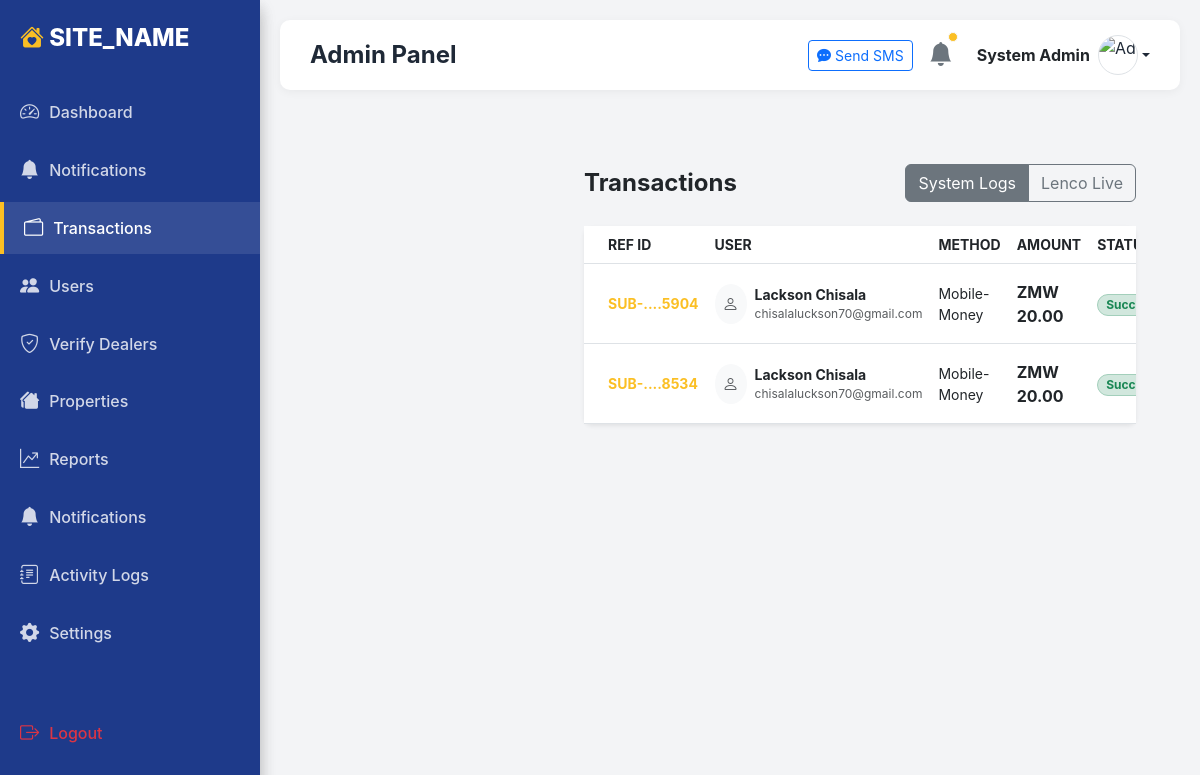
/admin/transactions.php (signed in), run on an earlier commit of the app's database.
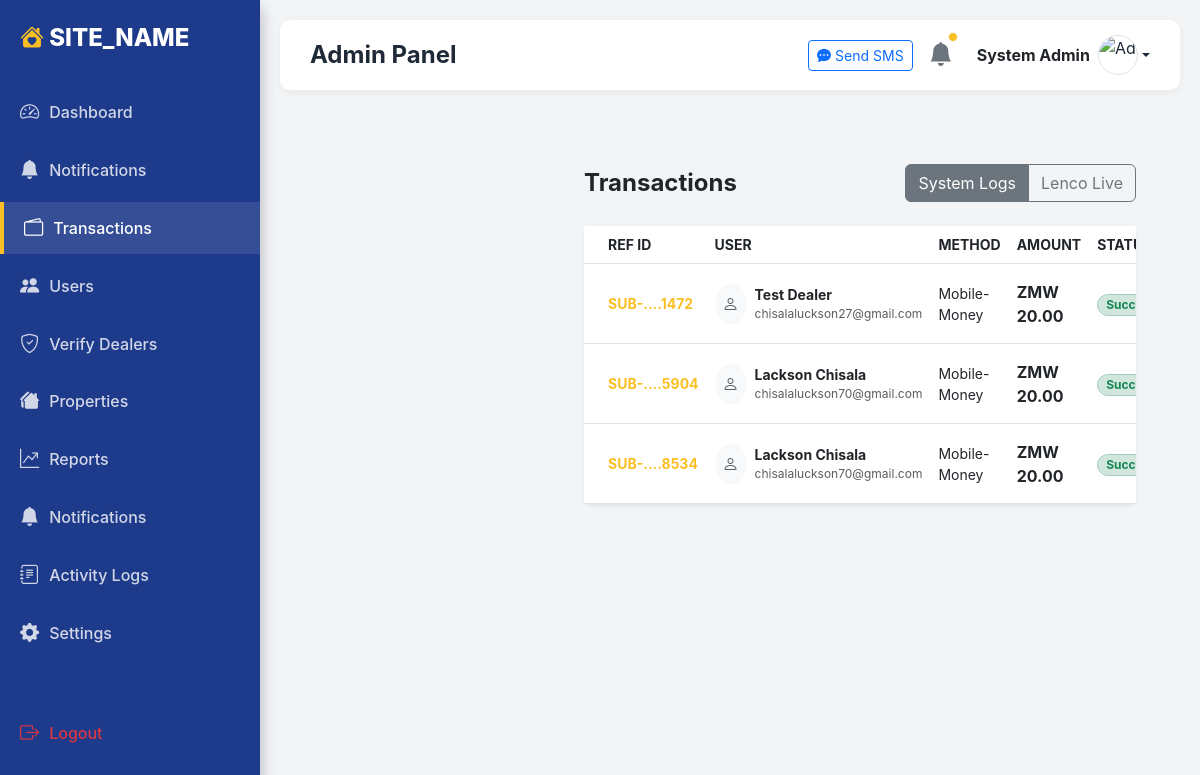
And on a later commit of the database.
### tables this page shows
CREATE TABLE `transactions` (
  `id` int(11) NOT NULL,
  `user_id` int(11) NOT NULL,
  `reference` varchar(255) NOT NULL,
  `lenco_reference` varchar(255) DEFAULT NULL,
  `amount` decimal(10,2) NOT NULL,
  `currency` varchar(10) DEFAULT 'ZMW',
  `status` varchar(50) NOT NULL,
  `message` text DEFAULT NULL,
  `payment_method` varchar(50) DEFAULT NULL,
  `created_at` timestamp NOT NULL DEFAULT current_timestamp(),
  `updated_at` timestamp NOT NULL DEFAULT current_timestamp() ON UPDATE current_timestamp()
);

CREATE TABLE `users` (
  `id` int(11) NOT NULL,
  `name` varchar(100) NOT NULL,
  `email` varchar(100) NOT NULL,
  `password` varchar(255) DEFAULT NULL,
  `phone` varchar(20) DEFAULT NULL,
  `role` enum('user','dealer','admin') DEFAULT 'user',
  `whatsapp_number` varchar(20) DEFAULT NULL,
  `profile_image` varchar(255) DEFAULT NULL,
  `is_verified` tinyint(1) DEFAULT 0,
  `identity_verified` tinyint(4) DEFAULT 0,
  `is_banned` tinyint(1) DEFAULT 0,
  `created_at` timestamp NOT NULL DEFAULT current_timestamp(),
  `verification_token` varchar(255) DEFAULT NULL,
  `token_expiry` timestamp NULL DEFAULT NULL,
  `google_id` varchar(255) DEFAULT NULL,
  `referral_code` varchar(40) DEFAULT NULL,
  `referred_by_user_id` int(11) DEFAULT NULL,
  `referral_registered_at` datetime DEFAULT NULL,
  `reset_token` varchar(255) DEFAULT NULL,
  `reset_expires` datetime DEFAULT NULL,
  `bank_details` text DEFAULT NULL,
  `verification_doc` varchar(255) DEFAULT NULL,
  `verification_document` varchar(255) DEFAULT NULL
);

### admin/transactions.php (the view, shortened to what the changed rows need)
<?php
function mask_reference($ref) {
    return substr($ref, 0, 4) . '....' . substr($ref, -4);
}
$view = $_GET['view'] ?? 'local';
$lenco_transactions = [];
$lenco_error = null;
try {
    $pdo = new PDO("mysql:host=" . DB_HOST . ";dbname=" . DB_NAME, DB_USER, DB_PASS);
    $pdo->setAttribute(PDO::ATTR_ERRMODE, PDO::ERRMODE_EXCEPTION);
    $tableExists = $pdo->query("SHOW TABLES LIKE 'transactions'")->rowCount() > 0;
    $transactions = [];
    if ($tableExists) {
        $stmt = $pdo->query("SELECT t.*, u.name as user_name, u.email as user_email
                             FROM transactions t
                             LEFT JOIN users u ON t.user_id = u.id
                             ORDER BY t.created_at DESC");
        $transactions = $stmt->fetchAll(PDO::FETCH_ASSOC);
    }
    $premiumExists = $pdo->query("SHOW TABLES LIKE 'premium_contacts'")->rowCount() > 0;
    if ($premiumExists) {
        $stmtPremium = $pdo->query("SELECT
                                        pc.user_id,
                                        pc.transaction_reference AS reference,
                                        pc.lenco_reference,
                                        pc.amount_paid AS amount,
                                        'ZMW' AS currency,
                                        CASE
                                            WHEN pc.status = 'active' THEN 'successful'
                                            ELSE pc.status
                                        END AS status,
                                        'Tenant Pro contact access payment' AS message,
                                        COALESCE(pc.payment_type, 'lenco') AS payment_method,
                                        pc.created_at,
                                        pc.created_at AS updated_at,
                                        u.name AS user_name,
                                        u.email AS user_email
                                    FROM premium_contacts pc
                                    LEFT JOIN users u ON pc.user_id = u.id
                                    ORDER BY pc.created_at DESC");
        $premium_transactions = $stmtPremium->fetchAll(PDO::FETCH_ASSOC);
        $transactions = array_merge($transactions, $premium_transactions);
        usort($transactions, function ($a, $b) {
            return strtotime($b['created_at'] ?? '') <=> strtotime($a['created_at'] ?? '');
        });
    }
} catch (PDOException $e) {
    die("DB ERROR: " . $e->getMessage());
}
?>
<!DOCTYPE html>
<html lang="en">
<head>
    <link href="https://cdn.jsdelivr.net/npm/bootstrap@5.3.0/dist/css/bootstrap.min.css" rel="stylesheet">
    <link rel="stylesheet" href="https://cdn.jsdelivr.net/npm/bootstrap-icons@1.10.0/font/bootstrap-icons.css">
    <link rel="stylesheet" href="../assets/css/admin.css">
</head>
<body>
    <?php include 'includes/header.php'; ?>
    <div class="admin-main">
        <div class="container-fluid p-4">
            <?php if ($view === 'lenco'): ?>
                <?php if ($lenco_error): ?>
                    <div class="alert alert-danger"><?php echo $lenco_error; ?></div>
                <?php endif; ?>
                <div class="card border-0 shadow-sm rounded-3">
                    <div class="card-header bg-white border-0 py-3 d-flex justify-content-between">
                         <h5 class="fw-bold mb-0">Lenco Collections (Live)</h5>
                         <span class="badge bg-primary">Page <?php echo htmlspecialchars($_GET['page'] ?? 1); ?></span>
                    </div>
                    <div class="card-body p-0">
                        <div class="table-responsive">
                            <table class="table table-hover align-middle mb-0">
                                <thead class="bg-light text-muted small text-uppercase">
                                    <tr>
                                        <th class="ps-4">Reference</th>
                                        <th>Amount</th>
                                        <th>Status</th>
                                        <th>Customer</th>
                                        <th>Date</th>
                                        <th>Action</th>
                                    </tr>
                                </thead>
                                <tbody>
                                    <?php if (count($lenco_transactions) > 0): ?>
                                        <?php foreach ($lenco_transactions as $txn): ?>
                                            <tr>
                                                <td class="ps-4 small fw-bold" title="<?php echo $txn['reference']; ?>">
                                                    <?php echo mask_reference($txn['reference'] ?? '-'); ?>
                                                </td>
                                                <td class="fw-bold"><?php echo ($txn['currency'] ?? 'ZMW') . ' ' . number_format($txn['amount'] ?? 0, 2); ?></td>
                                                <td>
                                                    <?php
                                                        $status = strtolower($txn['status'] ?? '');
                                                        $badgeClass = match($status) {
                                                            'successful' => 'success',
                                                            'pending' => 'warning',
                                                            'failed' => 'danger',
                                                            default => 'secondary'
                                                        };
                                                    ?>
                                                    <span class="badge bg-<?php echo $badgeClass; ?>-subtle text-<?php echo $badgeClass; ?> border border-<?php echo $badgeClass; ?>-subtle rounded-pill px-2">
                                                        <?php echo ucfirst($status); ?>
                                                    </span>
                                                </td>
                                                <td class="small">
                                                    <?php
                                                        if (isset($txn['mobileMoneyDetails'])) {
                                                            echo $txn['mobileMoneyDetails']['phone'] ?? '-';
                                                            echo ' <span class="text-muted">(' . ($txn['mobileMoneyDetails']['operator'] ?? '-') . ')</span>';
                                                        } elseif (isset($txn['cardDetails'])) {
                                                            echo 'Card: **** ' . ($txn['cardDetails']['last4'] ?? '****');
                                                        } else {
                                                            echo '-';
                                                        }
                                                    ?>
                                                </td>
                                                <td class="small text-muted">
                                                    <?php echo isset($txn['createdAt']) ? date('M d, H:i', strtotime($txn['createdAt'])) : '-'; ?>
                                                </td>
                                                <td>
                                                    <a href="sync_transaction.php?reference=<?php echo $txn['reference']; ?>" class="btn btn-sm btn-light border" title="Sync to Local DB">
                                                        <i class="bi bi-download"></i>
                                                    </a>
                                                </td>
                                            </tr>
                                        <?php endforeach; ?>
                                    <?php else: ?>
                                        <tr><td colspan="6" class="text-center py-4 text-muted">No collections found.</td></tr>
                                    <?php endif; ?>
                                </tbody>
                            </table>
                        </div>
                    </div>
                    <div class="card-footer bg-white border-0 py-3">
                        <?php $page = isset($_GET['page']) ? (int)$_GET['page'] : 1; ?>
                        <div class="d-flex justify-content-between">
                            <?php if($page > 1): ?>
                                <a href="transactions.php?view=lenco&page=<?php echo $page - 1; ?>" class="btn btn-sm btn-outline-secondary">Previous</a>
                            <?php else: ?>
                                <div></div>
                            <?php endif; ?>
                            <a href="transactions.php?view=lenco&page=<?php echo $page + 1; ?>" class="btn btn-sm btn-outline-secondary">Next</a>
                        </div>
                    </div>
                </div>
            <?php else: ?>
                <div class="card border-0 shadow-sm rounded-3">
                    <div class="card-body p-0">
                        <div class="table-responsive">
                            <table class="table table-hover align-middle mb-0">
                            <thead class="bg-light text-muted small text-uppercase">
                                <tr>
                                    <th class="ps-4">Ref ID</th>
                                    <th>User</th>
                                    <th>Method</th>
                                    <th>Amount</th>
                                    <th>Status</th>
                                </tr>
                            </thead>
                            <tbody>
                                <?php if (count($transactions) > 0): ?>
                                    <?php foreach ($transactions as $txn): ?>
                                        <tr>
                                            <td class="ps-4 fw-bold text-primary small" title="<?php echo $txn['reference']; ?>">
                                                <?php echo mask_reference($txn['reference']); ?>
                                            </td>
                                            <td>
                                                <div class="d-flex align-items-center">
                                                    <div class="bg-light rounded-circle p-2 me-2 d-none d-md-block">
                                                        <i class="bi bi-person text-muted"></i>
                                                    </div>
                                                    <div>
                                                        <div class="fw-bold text-dark small"><?php echo htmlspecialchars($txn['user_name'] ?? 'Unknown'); ?></div>
                                                        <div class="small text-muted" style="font-size: 0.75rem;"><?php echo htmlspecialchars($txn['user_email'] ?? '-'); ?></div>
                                                    </div>
                                                </div>
                                            </td>
                                            <td class="text-capitalize small"><?php echo htmlspecialchars($txn['payment_method'] ?? 'card'); ?></td>
                                            <td class="fw-bold"><?php echo htmlspecialchars($txn['currency'] . ' ' . number_format($txn['amount'], 2)); ?></td>
                                            <td>
                                                <?php
                                                    $status = strtolower($txn['status']);
                                                    if($status == 'successful' || $status == 'completed'):
                                                ?>
                                                    <span class="badge bg-success-subtle text-success border border-success-subtle rounded-pill px-2">Success</span>
                                                <?php elseif($status == 'pending' || $status == 'submitted'): ?>
                                                    <span class="badge bg-warning-subtle text-warning border border-warning-subtle rounded-pill px-2">Pending</span>
                                                <?php else: ?>
                                                    <span class="badge bg-danger-subtle text-danger border border-danger-subtle rounded-pill px-2">Failed</span>
                                                <?php endif; ?>
                                            </td>
                                        </tr>
                                    <?php endforeach; ?>
                                <?php endif; ?>
                            </tbody>
                        </table>
                    </div>
                </div>
            </div>
            <?php endif; ?>
        </div>
    </div>
</body>
</html>

What changed in the data, as far as the page shows it:
added transactions: reference "SUB-....1472", user.name "Test Dealer", user.email "chisalaluckson27@gmail.com", payment_method "Mobile-Money", currency+amount "ZMW 20.00", status "Success"
